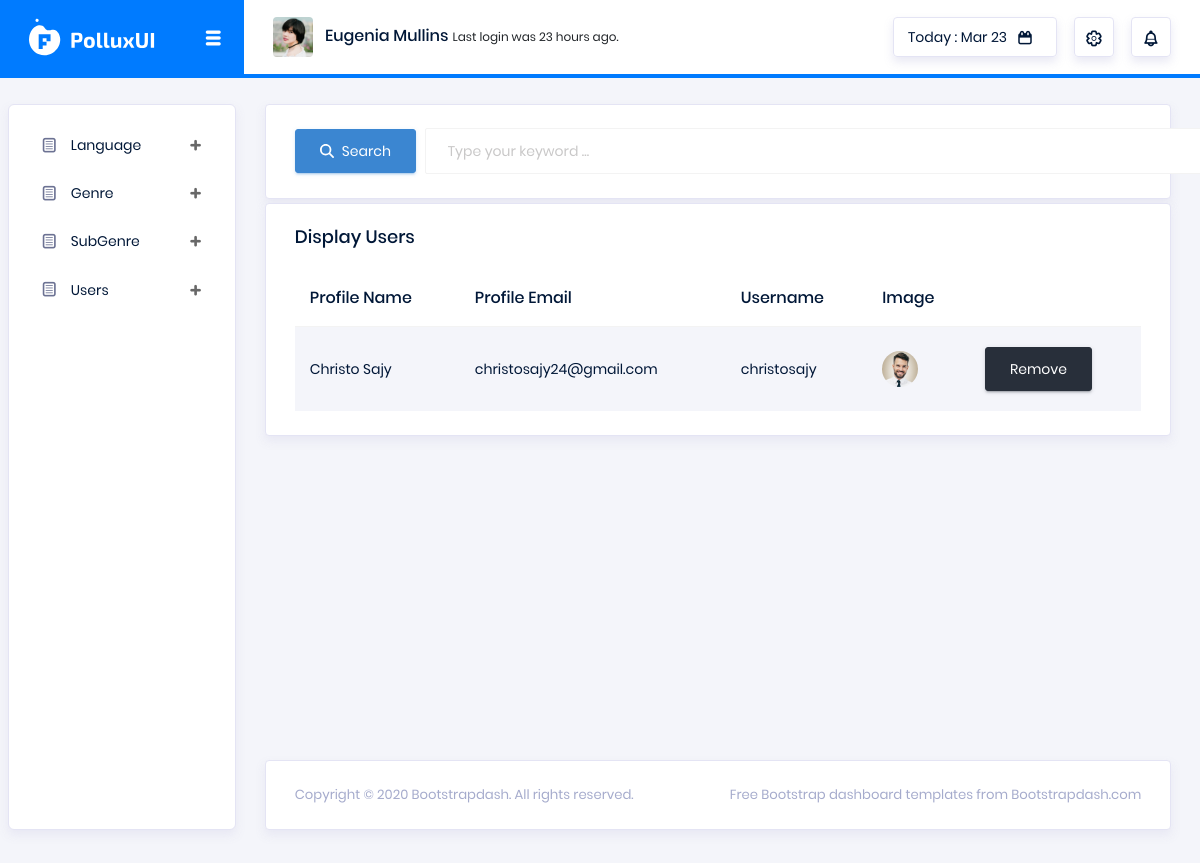
The page /backend/View_User/ on the database as committed earlier.
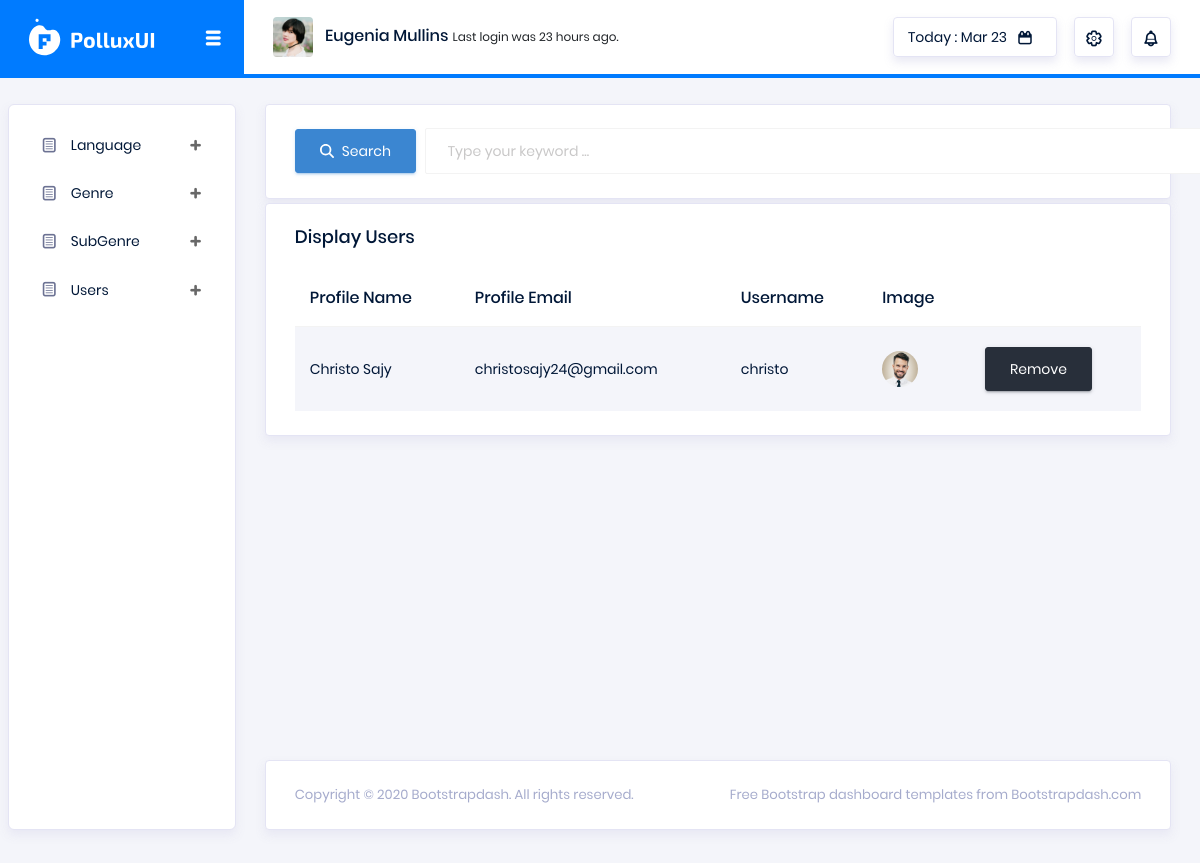
The same page on the database as committed later.
### frontend/models.py (models this page shows)
class UsersDb(models.Model):
    Name=models.CharField(null=True, blank=True, max_length=255)
    Email=models.EmailField(null=True, blank=True)
    Username=models.CharField(null=True, blank=True, max_length=255)
    Password=models.CharField(null=True, blank=True, max_length=255)
    Mob_No=models.CharField(null=True, blank=True, max_length=255)
    Profile=models.ImageField(upload_to='profile', null=True, blank=True)

### backend/views.py (the view)
# urls.py: path('View_User/', views.ViewUser, name='ViewUser'),
def ViewUser(request):
    user = UsersDb.objects.all()
    context = {'user': user}
    return render(request, 'directory/users/view_user.html', context)

### backend/templates/directory/users/view_user.html (shortened to what this page needs)
<!DOCTYPE html>
{% extends 'index.html' %}
{% block content %}
<html lang="en">
<head>
</head>
<body>
    <div class="card mb-1">
        <div class="card-body">
            <form action="" method="GET" class="forms-sample">
                <div class="form-group mb-0">
                    <button type="submit" class="btn btn-info">
                        <i class="fa-solid fa-magnifying-glass mr-2"></i><span>Search</span>
                    </button>
                    <input type="text" name="keyword" class="form-control display-search-box" autocomplete="off"
                        placeholder="Type your keyword ...">
                </div>
            </form>
        </div>
    </div>
    <div class="card">
        <div class="card-body">
            <h4 class="card-title">Display Users</h4>
            <div class="table-responsive">
                <table class="table table-striped">
                    <thead>
                        <tr>
                            <th>Profile Name</th>
                            <th>Profile Email</th>
                            <th>Username</th>
                            <th>Image</th>
                        </tr>
                    </thead>
                    <tbody>
                        {% for i in user %}
                        <tr>
                            <td>{{i.Name}}</td>
                            <td>{{i.Email}}</td>
                            <td>{{i.Username}}</td>
                            <td>
                                <img src="{{i.Profile.url}}" alt="Image">
                            </td>
                            <td>
                                <form action="{% url 'RemoveUser' userId=i.id %}">
                                    <button type="submit" class="btn btn-dark">
                                        <span>Remove</span>
                                    </button>
                                </form>
                            </td>
                        </tr>
                        {% empty %}
                        <span class="text-danger">No Records Found</span>
                        {% endfor %}
                    </tbody>
                </table>
            </div>
        </div>
    </div>
</body>
</html>
{% endblock %}

### backend/templates/index.html (shortened to what this page needs)
<!DOCTYPE html>
{% load static %}
<html lang="en">
<head>
    <link rel="stylesheet" href="https://cdnjs.cloudflare.com/ajax/libs/font-awesome/6.5.1/css/all.min.css">
    <link rel="stylesheet" href="{% static 'vendors/typicons/typicons.css' %}">
    <link rel="stylesheet" href="{% static 'vendors/css/vendor.bundle.base.css' %}">
    <link rel="stylesheet" href="{% static 'css/vertical-layout-light/style.css' %}">
    <link rel="stylesheet" href="{% static 'css/added.css' %}">
</head>
<body>
    <div class="container-scroller">
        <nav class="navbar col-lg-12 col-12 p-0 fixed-top d-flex flex-row flex-down">
            <div class="navbar-brand-wrapper d-flex justify-content-center" id="nav-info">
                <div class="navbar-brand-inner-wrapper d-flex justify-content-between align-items-center w-100">
                    <a class="navbar-brand brand-logo" href="{% url 'backindex' %}">
                        <img src="{% static 'images/logo.svg' %}" alt="logo" />
                    </a>
                    <button class="navbar-toggler navbar-toggler align-self-center" type="button"
                        data-toggle="minimize">
                        <span class="typcn typcn-th-menu"></span>
                    </button>
                </div>
            </div>
            <div class="navbar-menu-wrapper d-flex align-items-center justify-content-end">
                <ul class="navbar-nav mr-lg-2">
                    <li class="nav-item nav-profile dropdown">
                        <a class="nav-link" href="#" data-toggle="dropdown" id="profileDropdown">
                            <img src="{% static 'images/faces/face5.jpg' %}" alt="profile" />
                            <span class="nav-profile-name">Eugenia Mullins</span>
                        </a>
                    </li>
                    <li class="nav-item nav-user-status dropdown">
                        <p class="mb-0">Last login was 23 hours ago.</p>
                    </li>
                </ul>
                <ul class="navbar-nav navbar-nav-right">
                    <li class="nav-item nav-date dropdown">
                        <a class="nav-link d-flex justify-content-center align-items-center" href="javascript:;">
                            <h6 class="date mb-0">Today : Mar 23</h6>
                            <i class="typcn typcn-calendar"></i>
                        </a>
                    </li>
                    <li class="nav-item dropdown">
                        <a class="nav-link count-indicator dropdown-toggle d-flex justify-content-center align-items-center"
                            id="messageDropdown" href="#" data-toggle="dropdown">
                            <i class="typcn typcn-cog-outline mx-0"></i>
                        </a>
                    </li>
                    <li class="nav-item dropdown mr-0">
                        <a class="nav-link count-indicator dropdown-toggle d-flex align-items-center justify-content-center"
                            id="notificationDropdown" href="#" data-toggle="dropdown">
                            <i class="typcn typcn-bell mx-0"></i>
                        </a>
                    </li>
                </ul>
            </div>
        </nav>
        <div class="container-fluid page-body-wrapper">
            <nav class="sidebar sidebar-offcanvas" id="sidebar">
                <ul class="nav">
                    <li class="nav-item">
                        <a class="nav-link" data-toggle="collapse" href="#ui-basic" aria-expanded="false"
                            aria-controls="ui-basic">
                            <i class="typcn typcn-document-text menu-icon"></i>
                            <span class="menu-title">Language</span>
                            <i class="menu-arrow"></i>
                        </a>
                    </li>
                    <li class="nav-item">
                        <a class="nav-link" data-toggle="collapse" href="#ui-basics" aria-expanded="false"
                            aria-controls="ui-basic">
                            <i class="typcn typcn-document-text menu-icon"></i>
                            <span class="menu-title">Genre</span>
                            <i class="menu-arrow"></i>
                        </a>
                    </li>
                    <li class="nav-item">
                        <a class="nav-link" data-toggle="collapse" href="#icons" aria-expanded="false"
                            aria-controls="icons">
                            <i class="typcn typcn-document-text menu-icon"></i>
                            <span class="menu-title">SubGenre</span>
                            <i class="menu-arrow"></i>
                        </a>
                    </li>
                    <li class="nav-item">
                        <a class="nav-link" data-toggle="collapse" href="#icon-1" aria-expanded="false"
                            aria-controls="icons">
                            <i class="typcn typcn-document-text menu-icon"></i>
                            <span class="menu-title">Users</span>
                            <i class="menu-arrow"></i>
                        </a>
                    </li>
                </ul>
            </nav>
            <div class="main-panel">
                <div class="content-wrapper">
                    {% block content %}{% endblock %}
                </div>
                <footer class="footer">
                    <div class="card">
                        <div class="card-body">
                            <div class="d-sm-flex justify-content-center justify-content-sm-between">
                                <span class="text-muted text-center text-sm-left d-block d-sm-inline-block">Copyright ©
                                    2020 <a href="https://www.bootstrapdash.com/" class="text-muted"
                                        target="_blank">Bootstrapdash</a>. All rights reserved.</span>
                                <span class="float-none float-sm-right d-block mt-1 mt-sm-0 text-center text-muted">Free
                                    <a href="https://www.bootstrapdash.com/" class="text-muted"
                                        target="_blank">Bootstrap dashboard</a> templates from Bootstrapdash.com</span>
                            </div>
                        </div>
                    </div>
                </footer>
            </div>
        </div>
    </div>
</body>
</html>

### backend/static/css/added.css (style rules this page uses)
.display-search-box { margin-left: 130px; margin-top: -45px; width: 855px; }
#nav-info { background-color: #007BFF; }
.flex-down { border-bottom: 4px solid #007BFF; }

Rows that differ between the two databases and show on the page:
changed UsersDb "Christo Sajy": Username "christosajy" → "christo"
